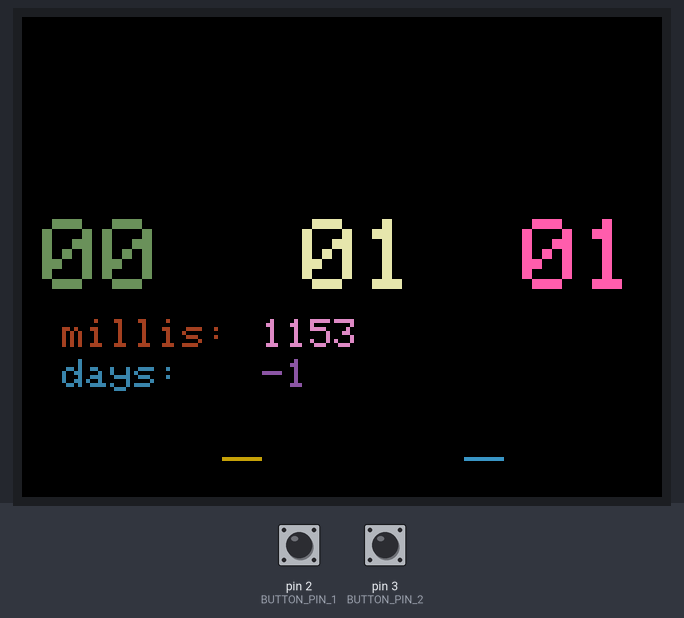
A sketch run on a simulated Arduino Uno, built for the host (arithmetic inside an expression is 32-bit, double 64-bit). Shown: 320×240 colour display. The inputs (shaded band) are chosen by the test bench; at power-on: pin 2 (BUTTON_PIN_1) HIGH, pin 3 (BUTTON_PIN_2) HIGH. Random numbers use the default seed unless the sketch sets one; EEPROM starts erased.

Above: at 1.4 s.
1.5 s: pin 2 (BUTTON_PIN_1) pulled LOW for 0.15 s
At 1.93 s:
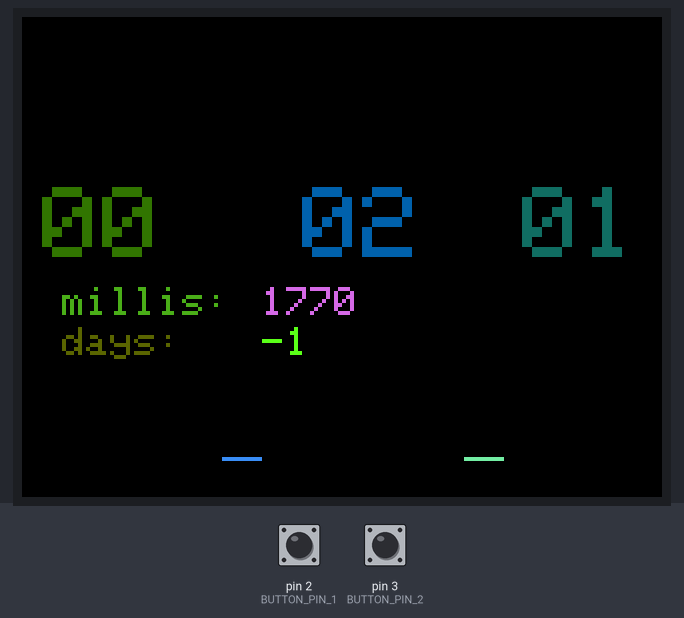
2.2 s: pin 3 (BUTTON_PIN_2) pulled LOW for 0.15 s
At 2.55 s:
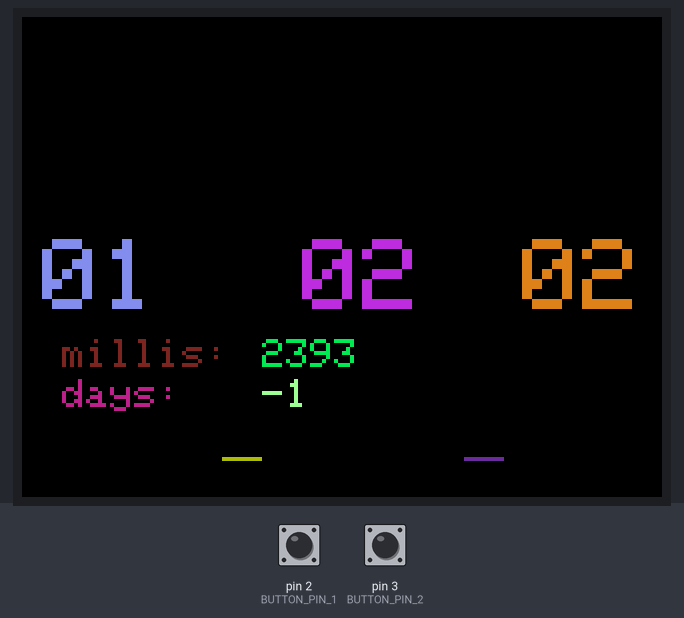
2.9 s: pin 2 (BUTTON_PIN_1) pulled LOW for 1 s
At 3.17 s:
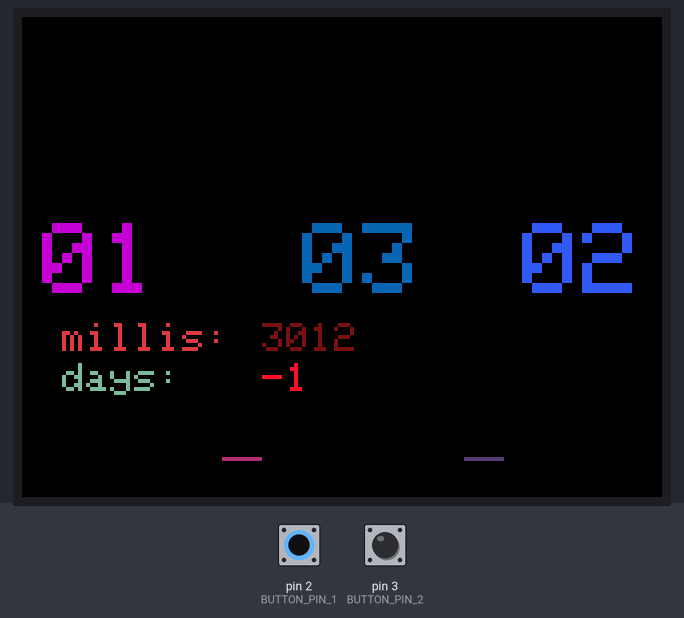
4.5 s: pin 3 (BUTTON_PIN_2) pulled LOW for 1 s
At 4.71 s:
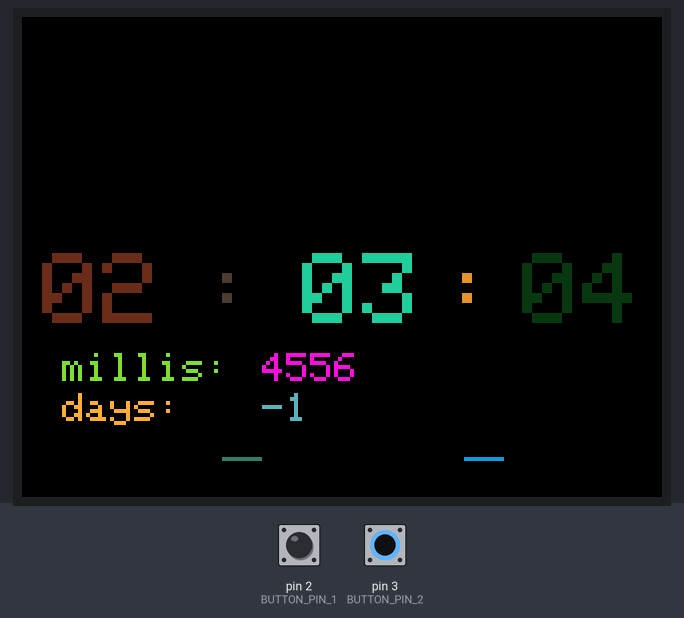
Timing chart, 0 to 7.1 s (numbered marks = the images above; inputs shaded):
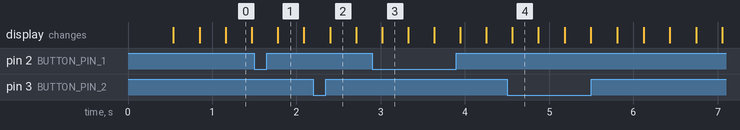

The sketch:

Pico_HoloClock.ino
```cpp
/*-data-type------size---------description----------------------
  boolean        (8 bit)   -  [true/false]
  byte           (8 bit)   -  [0-255] unsigned number
  char           (8 bit)   -  [-128 to 127] signed number
  unsigned char  (8 bit)   -  [-128 to 127] signed number
  word           (16 bit)  -  [0-65535] unsigned number
  unsigned int   (16 bit)  -  [0-65535] unsigned number
  int            (16 bit)  -  [-32768 to 32767] signed number
  unsigned long  (32 bit)  -  [0-4,294,967,295] unsigned number usually for millis
  long           (32 bit)  -  [-2,147,483,648 to 2,147,483,647] signed number
  float          (32 bit)  -  [-3.4028235E38 to 3.4028235E38] signed number
  uint8_t        (8 bit)   -  [0-255] unsigned number
  int8_t         (8 bit)   -  [-127 - 127] signed number
  uint16_t       (16 bit)  -  [0-65,535] unsigned number
  int16_t        (16 bit)  -  [-32,768 - 32,767] signed number
  uint32_t       (32 bit)  -  [0-4,294,967,295] unsigned number
  int32_t        (32 bit)  -  [-2,147,483,648 - 2,147,483,647] signed number
  uint64_t       (64 bit)  -  [0-18,446,744,073,709,551,615] unsigned number
  int64_t        (64 bit)  -  [−9,223,372,036,854,775,808 - 9,223,372,036,854,775,807] signed number
  --------------------------------------------------------------
  camelCase                -  anything that changes
  snake_case               -  variable's that are exclusive in a function
  Snake_Case               -  CLASS/struct exclusave varables/functions
  iNVERTEDcAMELcASE        -  outside code that is being accessed [database]
  SNake_CAse               -  duplicate varables inside the case function [frequently used in library names]
  ALL_CAPS                 -  const varable names or defines
  ------------- by jediRick & RefreshMyMind --------------------
*/

#include <EEPROM.h>
#include <SPI.h>
#include <Adafruit_GFX.h>    // Core graphics library
#include "Adafruit_ST7735.h" // Hardware-specific library for ST7735
#include "Adafruit_ST7789.h" // Hardware-specific library for ST7789

#define BUTTON_PIN_1 (2)
#define BUTTON_PIN_2 (3)
#define SECS_PER_MIN  (60UL)
#define NUM_SECS(_currentTime_) (_currentTime_ % SECS_PER_MIN)

Adafruit_ST7789 tft = Adafruit_ST7789(9, 8, 11, 10, 12);

int eepromAddress = 100;
int16_t textColor;
long currDay;
uint8_t currHour;
uint8_t currMin;
uint8_t currSec;
uint8_t currY = 100;
uint8_t prevY;
int8_t yIncrement = 1;
boolean flipFlop;
bool minLock = false;
bool prevbuttonHrs = false;
bool prevbuttonMin = false;

void setup() {
  pinMode(BUTTON_PIN_1, INPUT_PULLUP);
  pinMode(BUTTON_PIN_2, INPUT_PULLUP);
  EEPROM.begin(512);
  //EEPROM.put(eepromAddress, 1);  //put something in memory to begin with
  currDay = EEPROM.get(eepromAddress, currDay);
  EEPROM.commit();
  EEPROM.end();
  tft.init(240, 320);
  tft.setRotation(1);
  tft.setTextSize(5);
  tft.fillScreen(ST77XX_BLACK);
}

void loop() {
  updateTime();
  checkButtons();
  displayTime();
}

void updateTime() {
  currSec = (millis() / 1000) % 60;
  if ((currSec == 0) && (minLock == false)) {
    currMin++;
    minLock = true;
  }
  else if (currSec != 0) {
    minLock = false;
  }
  if (currMin > 59) {
    currMin = 0;
    currHour++;
  }
  if (currHour > 23) {
    currHour = 0;
    currDay++;
    EEPROM.begin(512);
    EEPROM.put(eepromAddress, currDay);
    EEPROM.commit();
    EEPROM.end();
  }
}

void checkButtons() {
  if (digitalRead(BUTTON_PIN_1) == LOW && prevbuttonMin == true) {
    currMin++;
  }
  prevbuttonMin = digitalRead(BUTTON_PIN_1);
  if (digitalRead(BUTTON_PIN_2) == LOW && prevbuttonHrs == true) {
    currHour++;
  }
  prevbuttonHrs = digitalRead(BUTTON_PIN_2);
}

void displayTime() {
  prevY = currY;
  currY = currY + yIncrement;
  if (currY <= 80 || currY >= 120) {
    yIncrement = -yIncrement;
  }
  if (currHour < 10) {
    tft.fillRect(10, prevY, 60, 40, ST77XX_BLACK);
    tft.setCursor(40, currY);
    tft.setTextColor(random(-32768, 32767));
    tft.print(currHour);
    tft.setCursor(10, currY);
    tft.print(0);
  } else {
    tft.fillRect(10, prevY, 60, 40, ST77XX_BLACK);
    tft.setCursor(10, currY);
    tft.setTextColor(random(-32768, 32767));
    tft.print(currHour);
  }
  if (currMin < 10) {
    tft.fillRect(140, prevY, 60, 40, ST77XX_BLACK);
    tft.setCursor(170, currY);
    tft.setTextColor(random(-32768, 32767));
    tft.print(currMin);
    tft.setCursor(140, currY);
    tft.print(0);
  } else {
    tft.fillRect(140, prevY, 60, 40, ST77XX_BLACK);
    tft.setCursor(140, currY);
    tft.setTextColor(random(-32768, 32767));
    tft.print(currMin);
  }
  if (currSec < 10) {
    tft.fillRect(250, prevY, 60, 40, ST77XX_BLACK);
    tft.setCursor(280, currY);
    tft.setTextColor(random(-32768, 32767));
    tft.print(currSec);
    tft.setCursor(250, currY);
    tft.print(0);
  } else {
    tft.fillRect(250, prevY, 60, 40, ST77XX_BLACK);
    tft.setCursor(250, currY);
    tft.setTextColor(random(-32768, 32767));
    tft.print(currSec);
  }
  if (flipFlop) {
    tft.fillRect(90, prevY, 30, 40, ST77XX_BLACK);
    tft.fillRect(210, prevY, 30, 40, ST77XX_BLACK);
    tft.setCursor(90, currY);
    tft.setTextColor(random(-32768, 32767));
    tft.print(":");
    tft.setCursor(210, currY);
    tft.setTextColor(random(-32768, 32767));
    tft.print(":");
    flipFlop = false;
  } else {
    tft.fillRect(90, prevY, 30, 40, ST77XX_BLACK);
    tft.fillRect(210, prevY, 30, 40, ST77XX_BLACK);
    flipFlop = true;
  }
  tft.setTextSize(2);
  tft.fillRect(20, prevY + 50, 80, 20, ST77XX_BLACK);
  tft.setCursor(20, currY + 50);
  tft.setTextColor(random(-32768, 32767));
  tft.print("millis:");
  tft.fillRect(120, prevY + 50, 120, 20, ST77XX_BLACK);
  tft.setCursor(120, currY + 50);
  tft.setTextColor(random(-32768, 32767));
  tft.print(millis());
  tft.fillRect(20, prevY + 70, 80, 20, ST77XX_BLACK);
  tft.setCursor(20, currY + 70);
  tft.setTextColor(random(-32768, 32767));
  tft.print("days:");
  tft.fillRect(120, prevY + 70, 120, 20, ST77XX_BLACK);
  tft.setCursor(120, currY + 70);
  tft.setTextColor(random(-32768, 32767));
  tft.print(currDay);
  tft.setTextSize(5);
  int lineColor = random(-32768, 32767);
  if (flipFlop) {
    for (int i = 120; i <= 220; i++) {
      tft.drawPixel(i + 20, 220, lineColor);
      tft.drawPixel(i + 20, 221, lineColor);
      tft.drawPixel(i, 220, ST77XX_BLACK);
      tft.drawPixel(i, 221, ST77XX_BLACK);
    }
  } else {
    for (int i = 220; i >= 120; i--) {
      tft.drawPixel(i - 20, 220, lineColor);
      tft.drawPixel(i - 20, 221, lineColor);
      tft.drawPixel(i, 220, ST77XX_BLACK);
      tft.drawPixel(i, 221, ST77XX_BLACK);
    }
  }
}
```
